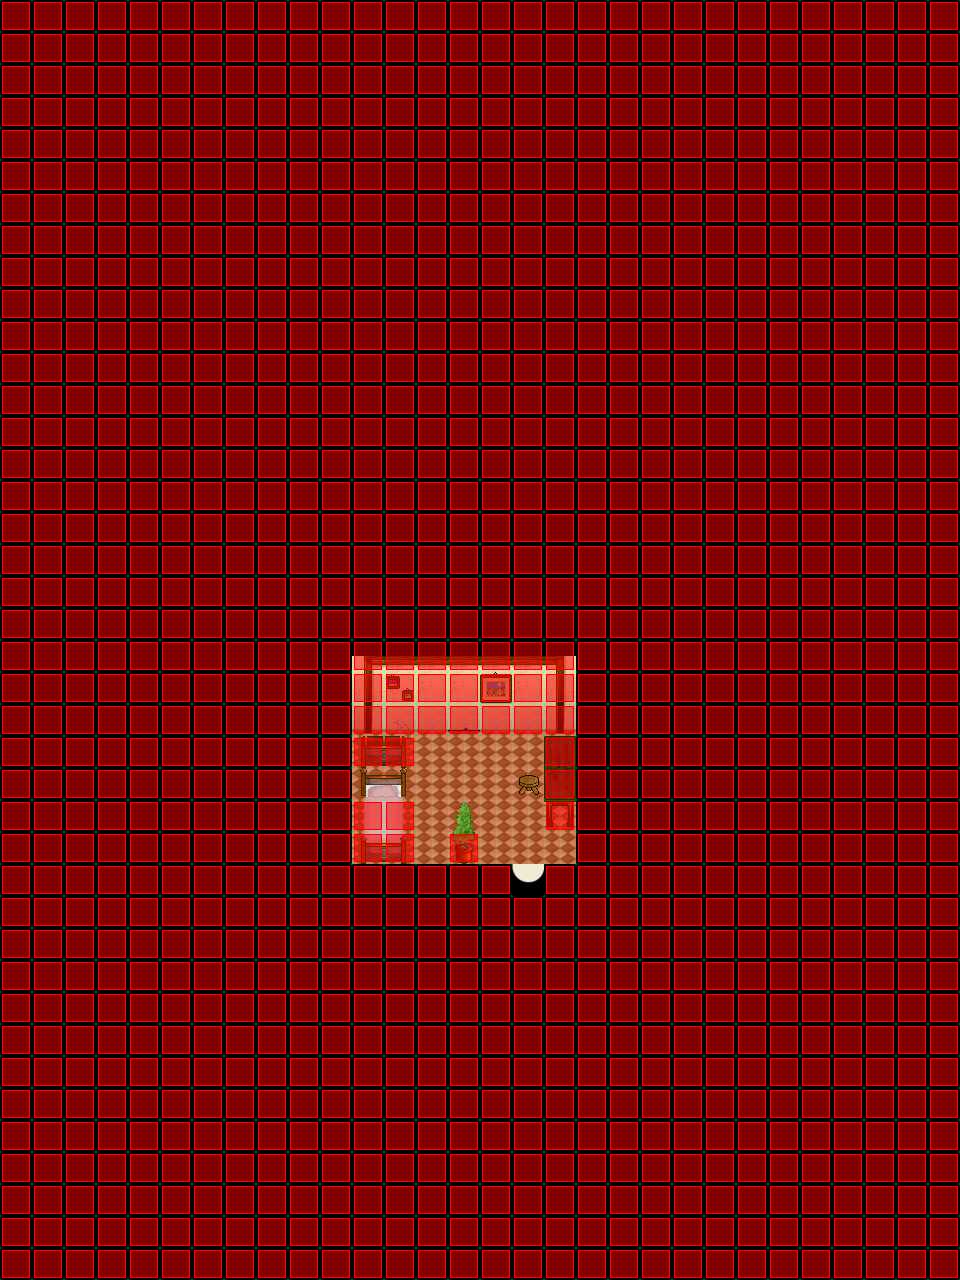

This game map was drawn from its Tiled (.tmx) file and the tilesets committed beside it. A one-line description and the trimmed map source follow:
An orthogonal 30x40 tile map with 32x32 px tiles, 6 tile layers (Ground, Ground, Ground, Fringe, ...), 6 tilesets and 2 objects (SCRIPT, WARP).

<map version="1.0" orientation="orthogonal" width="30" height="40" tilewidth="32" tileheight="32">
 <properties>
  <property name="music" value="inside2.ogg" />
 </properties>
 <tileset firstgid="1" name="collision1_32_32" tilewidth="32" tileheight="32">
  <image source="../graphics/tiles/collision1_32_32.png" width="1024" height="1024" />
 </tileset>
 <tileset firstgid="1025" name="indoor3_32_32" tilewidth="32" tileheight="32">
  <image source="../graphics/tiles/indoor3_32_32.png" width="1024" height="1024" />
 </tileset>
 <tileset firstgid="2049" name="indoor2_32_32" tilewidth="32" tileheight="32">
  <image source="../graphics/tiles/indoor2_32_32.png" width="1024" height="1024" />
 </tileset>
 <tileset firstgid="3073" name="indoor2_32_64" tilewidth="32" tileheight="64">
  <image source="../graphics/tiles/indoor2_32_64.png" width="1024" height="1024" />
 </tileset>
 <tileset firstgid="3585" name="indoor2_32_96" tilewidth="32" tileheight="96">
  <image source="../graphics/tiles/indoor2_32_96.png" width="1024" height="960" />
 </tileset>
 <tileset firstgid="3905" name="desert3_32_32" tilewidth="32" tileheight="32">
  <image source="../graphics/tiles/desert3_32_32.png" width="1024" height="1024" />
 </tileset>
 <layer name="Ground" width="30" height="40">
  <data>[1200 cells, 1200 non-empty, 3 distinct tile ids]</data>
 </layer>
 <layer name="Ground" width="30" height="40">
  <data>[1200 cells, 21 non-empty, 9 distinct tile ids]</data>
 </layer>
 <layer name="Ground" width="30" height="40">
  <data>[1200 cells, 12 non-empty, 12 distinct tile ids]</data>
 </layer>
 <layer name="Fringe" width="30" height="40">
  <data>[1200 cells, 1 non-empty, 1 distinct tile ids]</data>
 </layer>
 <layer name="Over" width="30" height="40">
  <data>[1200 cells, 2 non-empty, 2 distinct tile ids]</data>
 </layer>
 <layer name="Collision" width="30" height="40">
  <data>[1200 cells, 1181 non-empty, 1 distinct tile ids]</data>
 </layer>
 <objectgroup name="Object" width="30" height="40">
  <object name="External Map Events" type="SCRIPT" x="0" y="0">
   <properties>
    <property name="FILENAME" value="scripts/maps/iw-desert-fortress-house09-o00-o00-o00.lua" />
   </properties>
  </object>
  <object name="Warp to city" type="WARP" x="512" y="863" width="32" height="32">
   <properties>
    <property name="DEST_MAP" value="ow-p0003-n0004-o0000" />
    <property name="DEST_X" value="3152" />
    <property name="DEST_Y" value="4656" />
   </properties>
  </object>
 </objectgroup>
</map>
